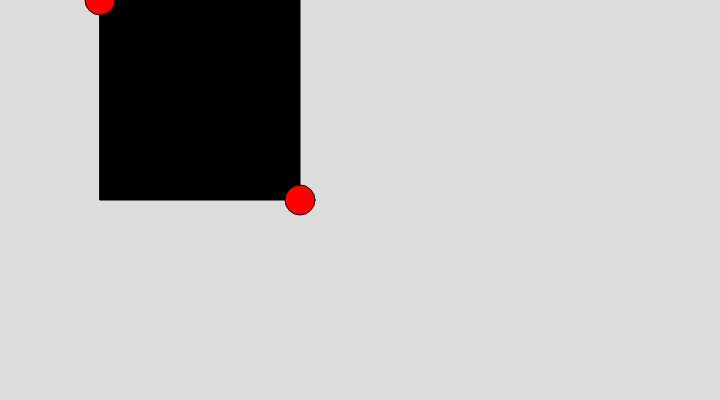
Frame 1 (no input)
Frame 60 (no input): identical to frame 1, image omitted
Frame 120 (the mouse pressed at the canvas centre since frame 60): identical to frame 1, image omitted

The p5.js sketch that drew this single still picture (run headless with seeded random() and noise() and a simulated clock; from frame 60 on, the mouse is pressed at the canvas centre):

// p5.js sketch
// ── sketch.js
function setup() {
    createCanvas(720, 400);
    rectMode(CENTER); // center the rectangle
}


function draw() {
    background(220);
    fill(0);
    // translate(60, 60)
    // rect(10, 10, 100, 100);

    // ellipse(0,0,20,20);
    // ellipse(-60, -60, 20, 20);


    // rect(200,100,100,100);


    // fill(125)
    // // rotate(radians(45));
    // translate(200,100);
    // scale(0.5, 0.5);
    // rect(0,0,100,100);


    translate(200,100);
    // rotate(radians(45));
    rect(0,0, 200, 200);


    push();
    fill(255, 0, 0);
    translate(100,100);
    ellipse(0,0,30, 30);
    pop();

    push();
    fill(255, 0, 0);
    translate(-100,-100);
    ellipse(0,0,30, 30);
    pop();


}
